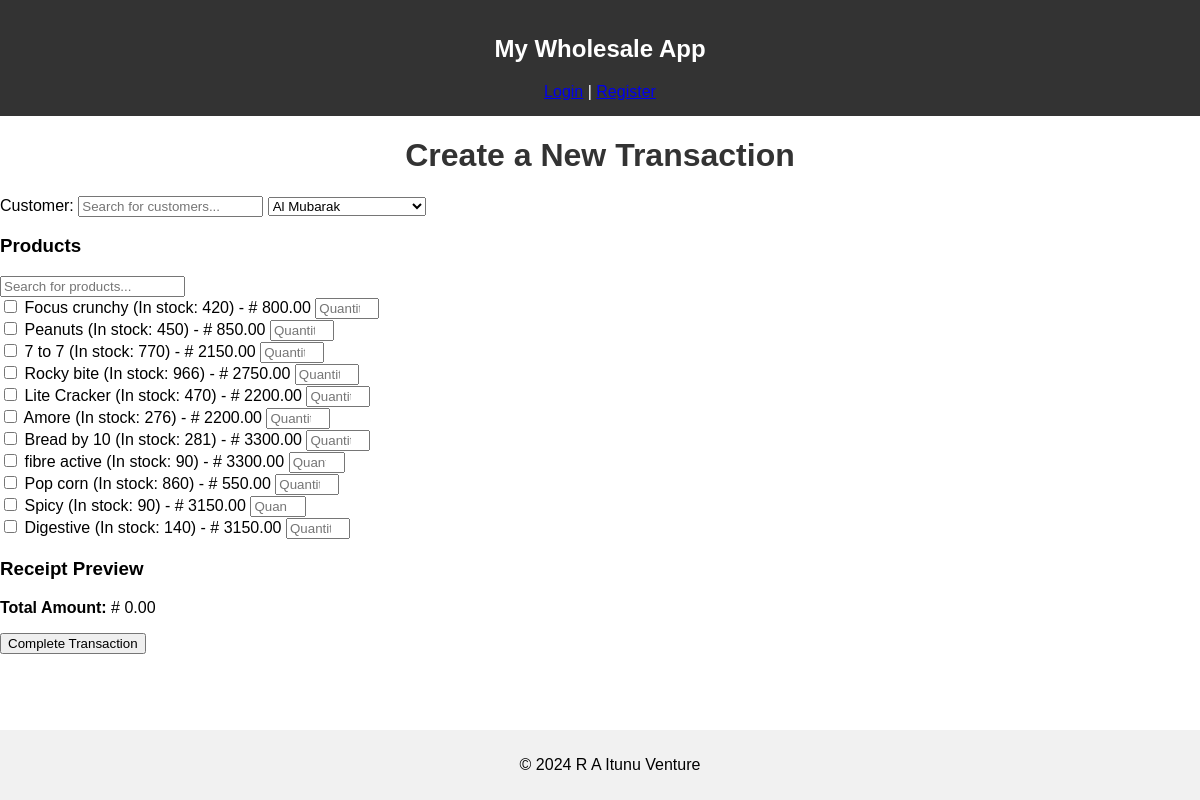
Screenshot of /create_transaction/ with the database file from the repository.
### inventory/models.py (models this page shows, shortened)
class Product(models.Model):
    name = models.CharField(max_length=100)
    manufacturer = models.ForeignKey(Manufacturer, on_delete=models.CASCADE)
    price = models.DecimalField(max_digits=10, decimal_places=2)
    stock = models.PositiveIntegerField()

### inventory/views.py (the view, shortened to what this page needs)
# urls.py: path('create_transaction/', views.create_transaction, name='create_transaction'),
def create_transaction(request):
    customers = Customer.objects.all()
    products = Product.objects.all()
    return render(request, 'inventory/create_transaction.html', {'customers': customers, 'products': products})

### inventory/templates/inventory/create_transaction.html (shortened to what this page needs)
{% extends 'base.html' %}
{% block content %}
{% load static %}
<!DOCTYPE html>
<html lang="en">
<head>
    <link rel="stylesheet" href="{% static 'inventory/styles.css' %}">
</head>
<body>
    <h1>Create a New Transaction</h1>
    <form method="POST">
        <label for="customer">Customer:</label>
        <input type="text" id="customerSearch" placeholder="Search for customers..." onkeyup="filterCustomers()">
        <select name="customer_id" id="customer" required>
            {% for customer in customers %}
            <option value="{{ customer.id }}">{{ customer.name }}</option>
            {% endfor %}
        </select>
        <h3>Products</h3>
        <input type="text" id="productSearch" placeholder="Search for products..." onkeyup="filterProducts()">
        <div id="product-list">
            {% for product in products %}
            <div class="product-item">
                <input type="checkbox" name="product_id_{{ product.id }}" value="{{ product.id }}" onclick="updateReceipt()">
                <span class="product-name">{{ product.name }}</span>
                (In stock: {{ product.stock }}) - #
                <span class="product-price">{{ product.price }}</span>
                <input type="number" name="quantity_{{ product.id }}" placeholder="Quantity" min="1" max="{{ product.stock }}" oninput="updateReceipt()">
            </div>
            {% endfor %}
        </div>
        <h3>Receipt Preview</h3>
        <p><strong>Total Amount:</strong> # <span id="total-amount">0.00</span></p>
        <button type="submit">Complete Transaction</button>
    </form>
</body>
</html>
{% endblock %}

### inventory/static/css/style.css (style rules this page uses)
body { font-family: Arial, sans-serif; margin: 0; padding: 0; display: flex; flex-direction: column; min-height: 100vh; }
h1, h2 { text-align: center; }

### inventory/static/inventory/styles.css (style rules this page uses)
body { font-family: Arial, sans-serif; }
h1 { color: #333; }

### rows the page displays
Product: name "Focus crunchy", stock "420", price "800.00"
Product: name "Peanuts", stock "450", price "850.00"
Product: name "7 to 7", stock "770", price "2150.00"
Product: name "Rocky bite", stock "966", price "2750.00"
Product: name "Lite Cracker", stock "470", price "2200.00"
Product: name "Amore", stock "276", price "2200.00"
Product: name "Bread by 10", stock "281", price "3300.00"
Product: name "fibre active", stock "90", price "3300.00"
Product: name "Pop corn", stock "860", price "550.00"
Product: name "Spicy", stock "90", price "3150.00"
Product: name "Digestive", stock "140", price "3150.00"

### other values shown
form field customer_id "Al Mubarak"
